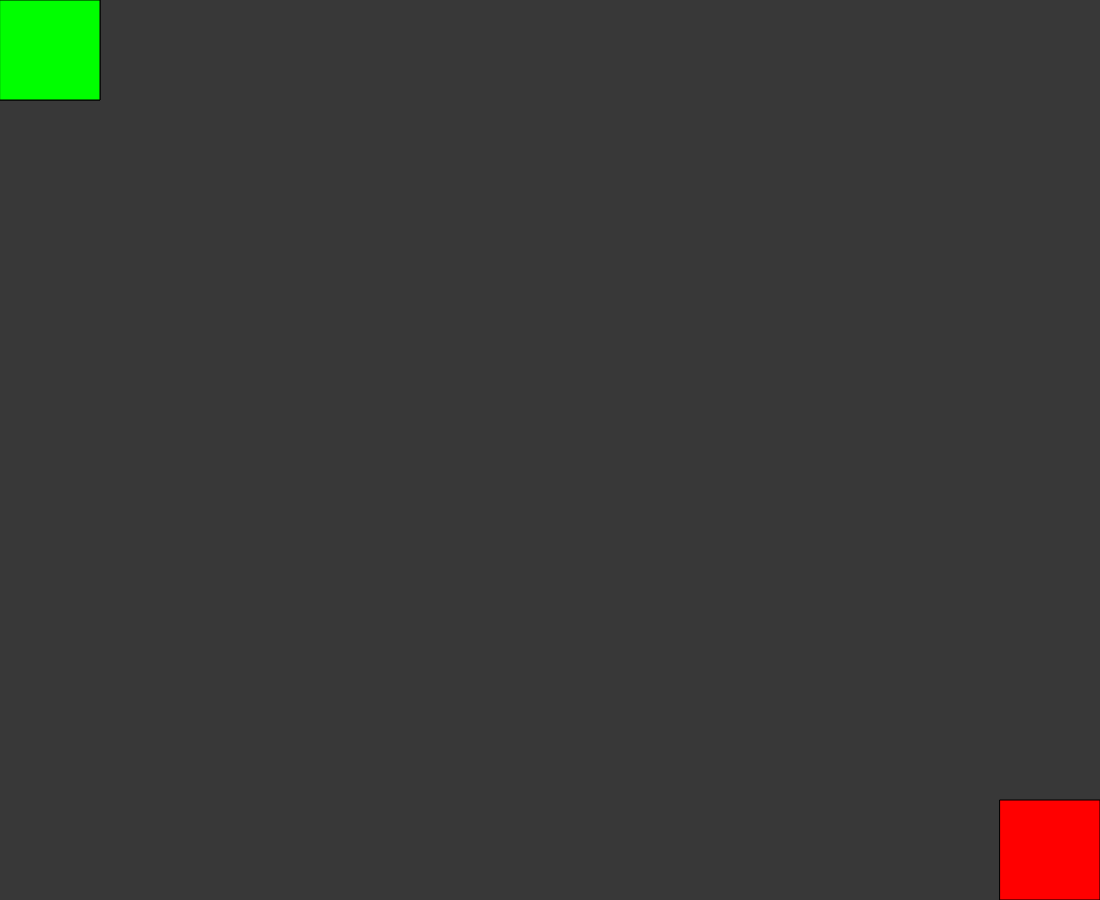
Frame 1 (no input)
Frame 60 (no input): identical to frame 1, image omitted
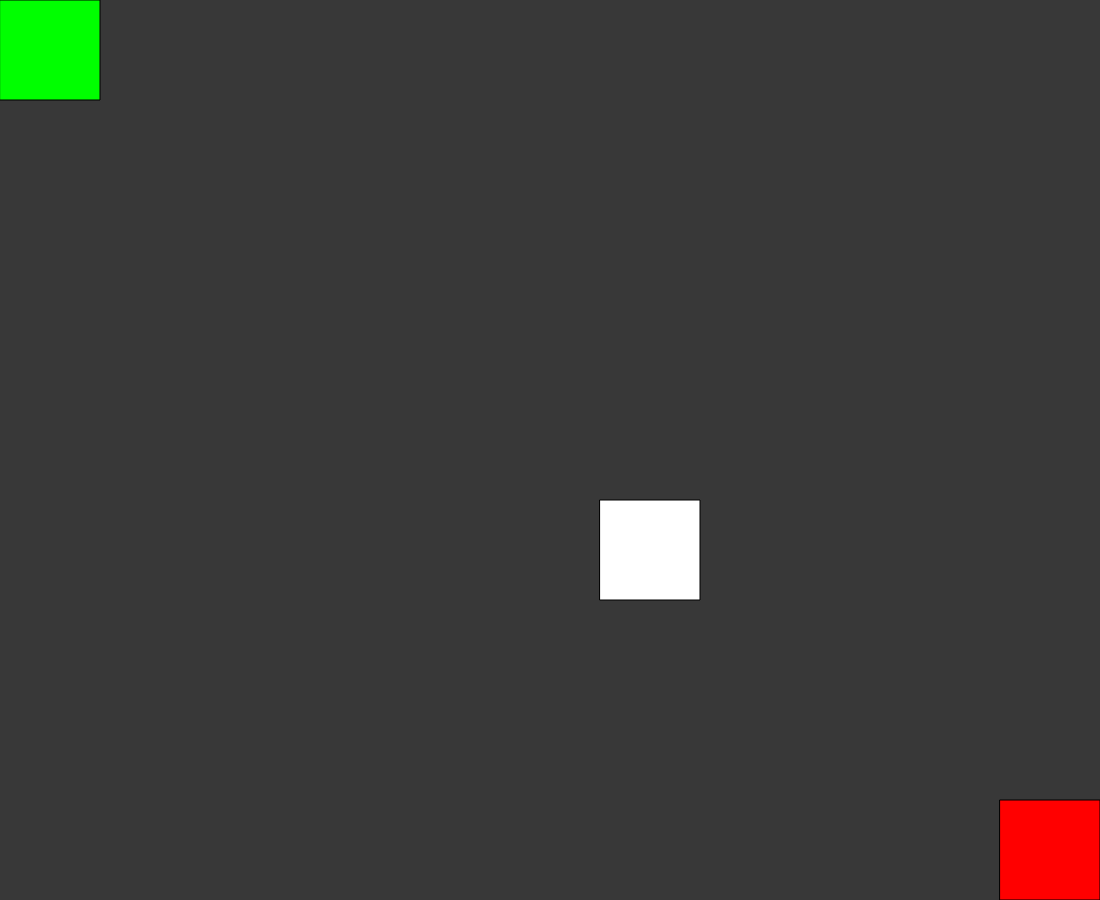
Frame 120 (the mouse pressed at the canvas centre since frame 60)

The p5.js sketch that drew these frames (run headless with seeded random() and noise() and a simulated clock; from frame 60 on, the mouse is pressed at the canvas centre):

// p5.js sketch
// ── sketch.js

let n;
let nodes = []
let start = []
let end = []
let AI = []
let obstacles = []
let nd
let path = []
let isStarted
let garb;

let mx;
let my;
let me;
let base


function setup(){
	base = 100
	createCanvas(round((window.innerWidth)/base)*base-100, round(window.innerHeight/base)*base-100)
	background(56)
	start = [0, 0]
	
	s = round(random(0, 19))
	e = round(random(0, 19))
	end = [width-base, height-base]
	isStarted = false
	garb = []
	obstacles = []

	
	//console.log(path)
	for (var y=0;y<height/base;y++){
		for (var i=0;i<width/base;i++){
			n = new Node(i*base, y*base)
			nodes.push(n)
		}
	}

	for (var i=0;i<nodes.length;i++){
			//nodes[i].show()
			nodes[i].update(obstacles)
			//nodes[i].caluclate_shit(start[0], start[1], end[0], end[1])
			
		}

	me = nodes[0]
}

function mouseClicked() {
	if (!isStarted){
	mx = round(mouseX/base)*base
	my = round(mouseY/base)*base
	fill(255, 255, 255)
	rect(mx, my, base, base)
	let cheese = true;
	for (var i=0;i<obstacles.length;i++){
  		
      	if (obstacles[i][0] == mx && obstacles[i][1] == my){
      			cheese = false
      			}
      		}
      if (cheese){
  		obstacles.push([mx, my])
  	}
  }
}	

function keyPressed() {

  if (keyCode === ENTER) {
    isStarted = true;
    AI = [start[0], start[1]]
	path = [AI]
  }
  

  if (keyCode === 32) {
  	for (var i=0;i<base;i++){
  		obstacles.push([round(random(0, (width-base)/100))*base, round(random(0, (height-base)/100))*base])
  	}
    //isStarted = true;
  }
  if (keyCode == 69){
  	mx = round(mouseX/base)*base
	my = round(mouseY/base)*base
	
	end = [mx, my]
  }
  if (keyCode == 83){
  	mx = round(mouseX/base)*base
	my = round(mouseY/base)*base
	
	start = [mx, my]
  }
  
}


function mouseDragged() {
	if (!isStarted){
  	mx = round(mouseX/base)*base
	my = round(mouseY/base)*base
	fill(255, 255, 255)
	rect(mx, my, base, base)

  	let cheese = true;
	for (var i=0;i<obstacles.length;i++){
  		
      	if (obstacles[i][0] == mx && obstacles[i][1] == my){
      			cheese = false
      			}
      		}
      if (cheese){
  		obstacles.push([mx, my])
  	}
  }
}

function draw(){
	if (!isStarted){
		background(56)
		
		
	}
	background(56)


	for (var i=0;i<obstacles.length;i++){
			fill(255, 255, 255)
			rect(obstacles[i][0], obstacles[i][1], base, base)
	}





	if (isStarted){
		nd = dist(AI[0], AI[1], end[0], end[1])

		


		
		for (var i=0;i<nodes.length;i++){
			//nodes[i].show()
			nodes[i].update(obstacles)
			nodes[i].caluclate_shit(start[0], start[1], end[0], end[1])
			
		}
		//do_stuff()

		reCheck()
		//console.log(path.length)

		if (nd <= base){
			me = nodes[garb[garb.length-1]];
			//background(56)
			for (var i=0;i<obstacles.length;i++){
			fill(255, 255, 255)
			rect(obstacles[i][0], obstacles[i][1], base, base)
	}

			fill(255, 0, 0)
			rect(end[0], end[1], base, base)
			for (var i=garb.length-1;i>=0;i--){

				fill(255, 255, 0)
				rect(me.x, me.y, base, base)
				me = nodes[me.myCheese]
			}
			noLoop()
		}

		me = nodes[garb[garb.length-1]];
		for (var i=garb.length-1;i>=0;i--){

				fill(255, 255, 0)
				rect(me.x, me.y, base, base)
				me = nodes[me.myCheese]
			}
		//console.log(nd)
		

	}
	
	else{
	mx = round(mouseX/base)*base
	my = round(mouseY/base)*base
	fill(255, 255, 255)
	rect(mx, my, base, base)

	if (keyIsDown(BACKSPACE)){
		mx = round(mouseX/base)*base
	my = round(mouseY/base)*base

  	for (var i=0;i<obstacles.length;i++){
  		fill(0, 0, 255)
  		rect(mx, my, base, base)
      	if (obstacles[i][0] == mx && obstacles[i][1] == my){
      			obstacles.splice(i, 1)
      			}
      		}
	}

	

	
	}

	fill(0, 255, 0)
	rect(start[0], start[1], base, base)

	fill(255, 0, 0)
	rect(end[0], end[1], base, base)
	
}





function reCheck(){
	let lowest_fcost = 100000000000;
	let best = 0;
	for (var e=0;e<path.length;e++){
		fill(0, 255, 0)
		//rect(path[e][0], path[e][1], base, base)

		fill(255, 0, 0)
		rect(end[0], end[1], base, base)
		
		
		//console.log(nd)

		 
		for (var i=0;i<nodes.length;i++){
			//nodes[i].update(obstacles)

			var d = dist(path[e][0]+50, path[e][1]+50, nodes[i].realX, nodes[i].realY)
			if (d < base+10 && d > 0){
				if (nodes[i].fcost < lowest_fcost){
					lowest_fcost = nodes[i].fcost
					best = i
					//garb.push([nodes[i].x, nodes[i].y])
					AI = path[e]
					
					
				}	
			}
		}
		
	}

	var AI_index

	for (var i=0;i<nodes.length;i++){
		if (nodes[i].x == AI[0] && nodes[i].y == AI[1]){
			AI_index = i
			break
		}
	}

	nodes[best].myCheese = AI_index
	garb.push(AI_index)
	AI = [nodes[best].x, nodes[best].y]
	
	
	nodes[best].can_cal = false
	nodes[best].fcost = 1000000000000000000000000
	path.push(AI)
}


class Node{
	constructor(x, y){
		this.x = x
		this.y = y
		this.realX
		this.realY

		this.gcost
		this.hcost
		this.fcost
		this.can_cal = true
		this.myCheese

	}

	update(ob){


		for (var i=0;i<ob.length;i++){

		if (dist(ob[i][0], ob[i][1], this.x, this.y) == 0){
			this.can_cal = false
			this.fcost = 10000000000000000
		}
	}
		this.realX = this.x+50
		this.realY = this.y+50


	}
	show(){
		if (this.can_cal == false){
		fill(0, 0, 255)
		strokeWeight(4);
		stroke(0, 0, 255);
		rect(this.x, this.y, base, base)
		}
		
	}

	caluclate_shit(sx, sy, ex, ey){
		if (this.can_cal){
			this.gcost = dist(sx, sy, this.x, this.y)
			this.hcost = dist(ex, ey, this.x, this.y)
			this.fcost = this.gcost+this.hcost
		}


	}

}
